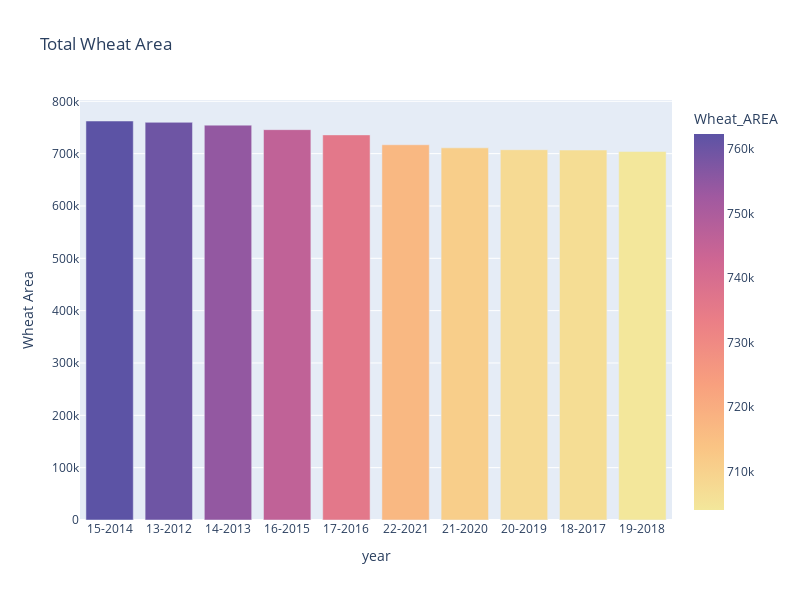

Source (notebook cell):
### Code cell
fig = px.bar(wheat_area, x='YEAR', y='Wheat_AREA',
             title='Total Wheat Area ',
             labels={'year': 'YEAR', 'WHEAT AREA ': 'Wheat_AREA'},
             color='Wheat_AREA', color_continuous_scale='sunset'
          )

fig.update_layout(xaxis_title='year', yaxis_title='Wheat Area')
fig.update_layout(height=600,width=800)
fig.show()

### Figure 1 — Plotly figure (JSON) as saved in the notebook; plotly's stock layout.template omitted (floating-point values rounded to 4 significant figures)
{"data": [{"alignmentgroup": "True", "hovertemplate": "YEAR=%{x}<br>Wheat_AREA=%{marker.color}<extra></extra>", "legendgroup": "", "marker": {"color": [762373, 759843, 754474, 745823, 735850, 716978, 711067, 707505, 706843, 703992], "coloraxis": "coloraxis", "pattern": {"shape": ""}}, "name": "", "offsetgroup": "", "orientation": "v", "showlegend": false, "textposition": "auto", "type": "bar", "x": ["15-2014", "13-2012", "14-2013", "16-2015", "17-2016", "22-2021", "21-2020", "20-2019", "18-2017", "19-2018"], "xaxis": "x", "y": [762373, 759843, 754474, 745823, 735850, 716978, 711067, 707505, 706843, 703992], "yaxis": "y"}], "layout": {"barmode": "relative", "coloraxis": {"colorbar": {"title": {"text": "Wheat_AREA"}}, "colorscale": [[0, "rgb(243, 231, 155)"], [0.1667, "rgb(250, 196, 132)"], [0.3333, "rgb(248, 160, 126)"], [0.5, "rgb(235, 127, 134)"], [0.6667, "rgb(206, 102, 147)"], [0.8333, "rgb(160, 89, 160)"], [1, "rgb(92, 83, 165)"]]}, "height": 600, "legend": {"tracegroupgap": 0}, "title": {"text": "Total Wheat Area "}, "width": 800, "xaxis": {"anchor": "y", "domain": [0, 1], "title": {"text": "year"}}, "yaxis": {"anchor": "x", "domain": [0, 1], "title": {"text": "Wheat Area"}}}}
